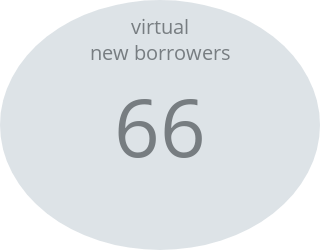

The cell this chart's notebook holds for it:
### Markdown cell above
### virtual new borrowers

### Code cell
fig = go.Figure()

fig.add_trace(go.Indicator(
    mode = "number",
    value = virtual_new_borrower,
    title = {"text": "virtual<br>new borrowers"}))

fig.update_layout(height=250, width=250,
                  paper_bgcolor='#ffffff',
                  plot_bgcolor='#ffffff',
                  font_color='black',
                  margin=dict(l=0, r=0, t=0, b=0))

fig.update_yaxes(showline=False,showgrid=False,showticklabels=False)
fig.update_xaxes(showline=False,showgrid=False,showticklabels=False)

fig.add_shape(type="circle",
    xref="x", yref="y",
    fillcolor="#c7d0d8",
    x0=0, y0=0, x1=1, y1=1,
    line=dict(color="RoyalBlue",width=0),
    opacity=0.6
)

fig.show()

### Figure 1 — Plotly figure (JSON) as saved in the notebook; plotly's stock layout.template omitted (floating-point values rounded to 4 significant figures)
{"data": [{"mode": "number", "title": {"text": "virtual<br>new borrowers"}, "type": "indicator", "value": 66}], "layout": {"font": {"color": "black"}, "height": 250, "margin": {"b": 0, "l": 0, "r": 0, "t": 0}, "paper_bgcolor": "#ffffff", "plot_bgcolor": "#ffffff", "shapes": [{"fillcolor": "#c7d0d8", "line": {"color": "RoyalBlue", "width": 0}, "opacity": 0.6, "type": "circle", "x0": 0, "x1": 1, "xref": "x", "y0": 0, "y1": 1, "yref": "y"}], "width": 250, "xaxis": {"autorange": true, "range": [0, 1], "showgrid": false, "showline": false, "showticklabels": false}, "yaxis": {"autorange": true, "range": [0, 1], "showgrid": false, "showline": false, "showticklabels": false}}}
